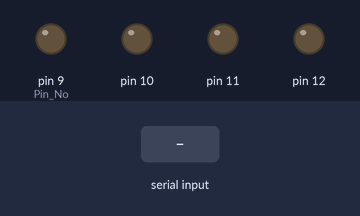
The sketch below on a simulated Arduino Uno, built with avr-gcc and run on an emulated ATmega328P. Parts: output pins drawn as LEDs (lit = HIGH). The inputs (shaded band) are chosen by the test bench.

Above: at 1.2 s.
1.3 s: "A" received over Serial
At 2.3 s:
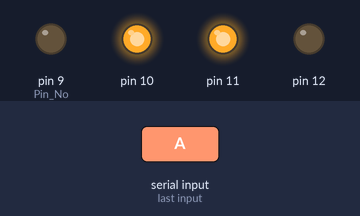
2.8 s: "W" received over Serial
At 3.5 s:
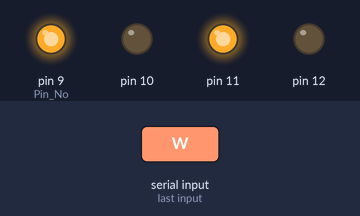
4.3 s: "D" received over Serial
At 4.6 s:
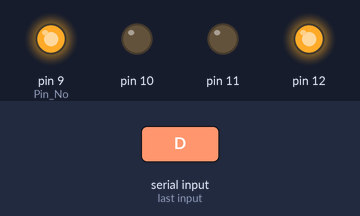
5.8 s: "S" received over Serial
At 7.0 s:
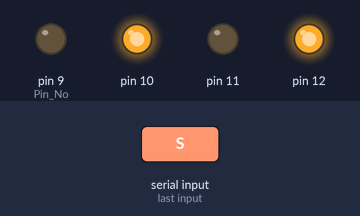
7.3 s: "a" received over Serial
At 8.1 s:
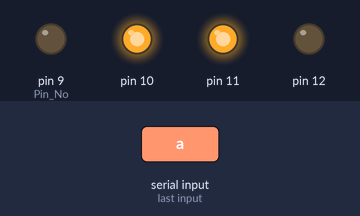
8.8 s: "w" received over Serial
At 9.2 s:
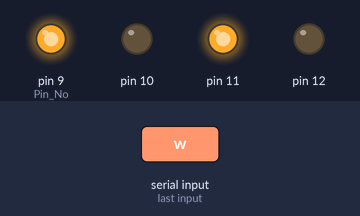
Timing chart, 0 to 11.3 s (numbered marks = the images above; inputs shaded):
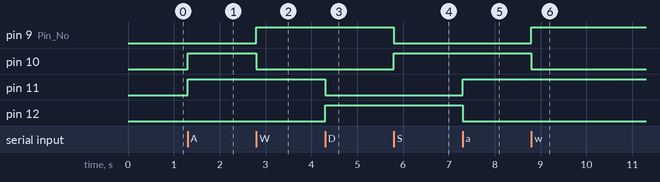

The sketch:

Keyboard_controlled_bot.ino
```cpp
void setup()
{
Serial.begin(9600);
pinMode(9,OUTPUT);       //Pin No: 9, 11, 12, 13  are output pins
pinMode(10,OUTPUT);
pinMode(11,OUTPUT);
pinMode(12,OUTPUT);
}

void loop()
{
  if(Serial.available()>0)
  {
    char c=Serial.read();
    if(c=='A' || c=='a')
    {
digitalWrite(9,LOW);     // anticlockwose
digitalWrite(10,HIGH);
digitalWrite(11,HIGH);
digitalWrite(12,LOW);
    }
if(c=='W' || c=='w')
{
digitalWrite(9,HIGH);     // Forward
digitalWrite(10,LOW);
digitalWrite(11,HIGH);
digitalWrite(12,LOW);
}
if(c=='D' || c=='d')
{
digitalWrite(9,HIGH);     // clockwise
digitalWrite(10,LOW);
digitalWrite(11,LOW);
digitalWrite(12,HIGH);
}
if(c=='S' || c=='s')
{
digitalWrite(9,LOW);     // backward
digitalWrite(10,HIGH);
digitalWrite(11,LOW);
digitalWrite(12,HIGH);
}
if(c==' ' || c==' ')
{
digitalWrite(9,LOW);     // stop
digitalWrite(10,LOW);
digitalWrite(11,LOW);
digitalWrite(12,LOW);
}
  }
  }
```

Measured:
- after the input at 1.3 s, pin 10, pin 11: LOW → HIGH at once
- after the input at 2.8 s, pin 9 (Pin_No): LOW → HIGH at once; pin 10: HIGH → LOW at once
- after the input at 4.3 s, pin 11: HIGH → LOW at once; pin 12: LOW → HIGH at once
- after the input at 5.8 s, pin 9 (Pin_No): HIGH → LOW at once; pin 10: LOW → HIGH at once
- after the input at 7.3 s, pin 11: LOW → HIGH at once; pin 12: HIGH → LOW at once
- after the input at 8.8 s, pin 9 (Pin_No): LOW → HIGH at once; pin 10: HIGH → LOW at once
